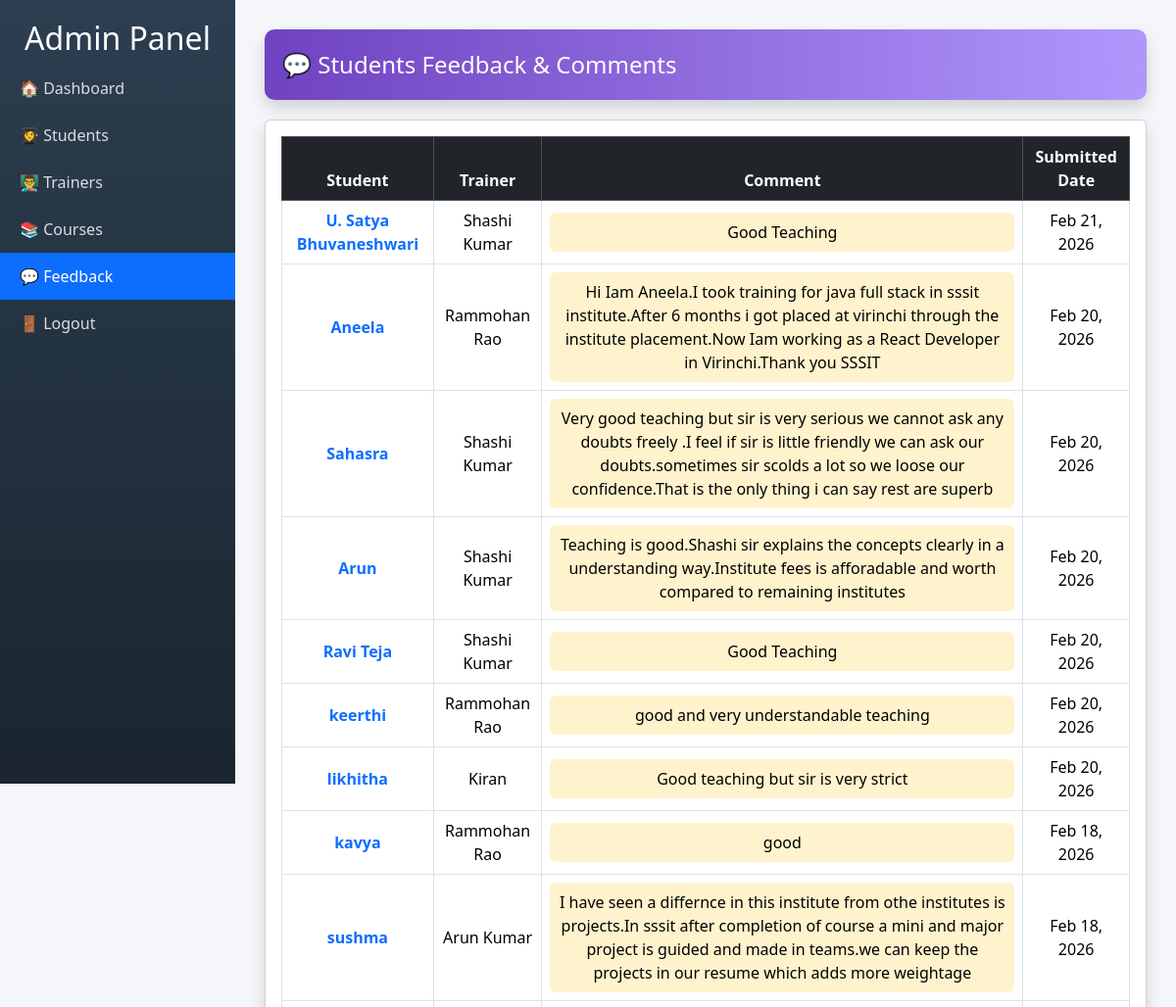
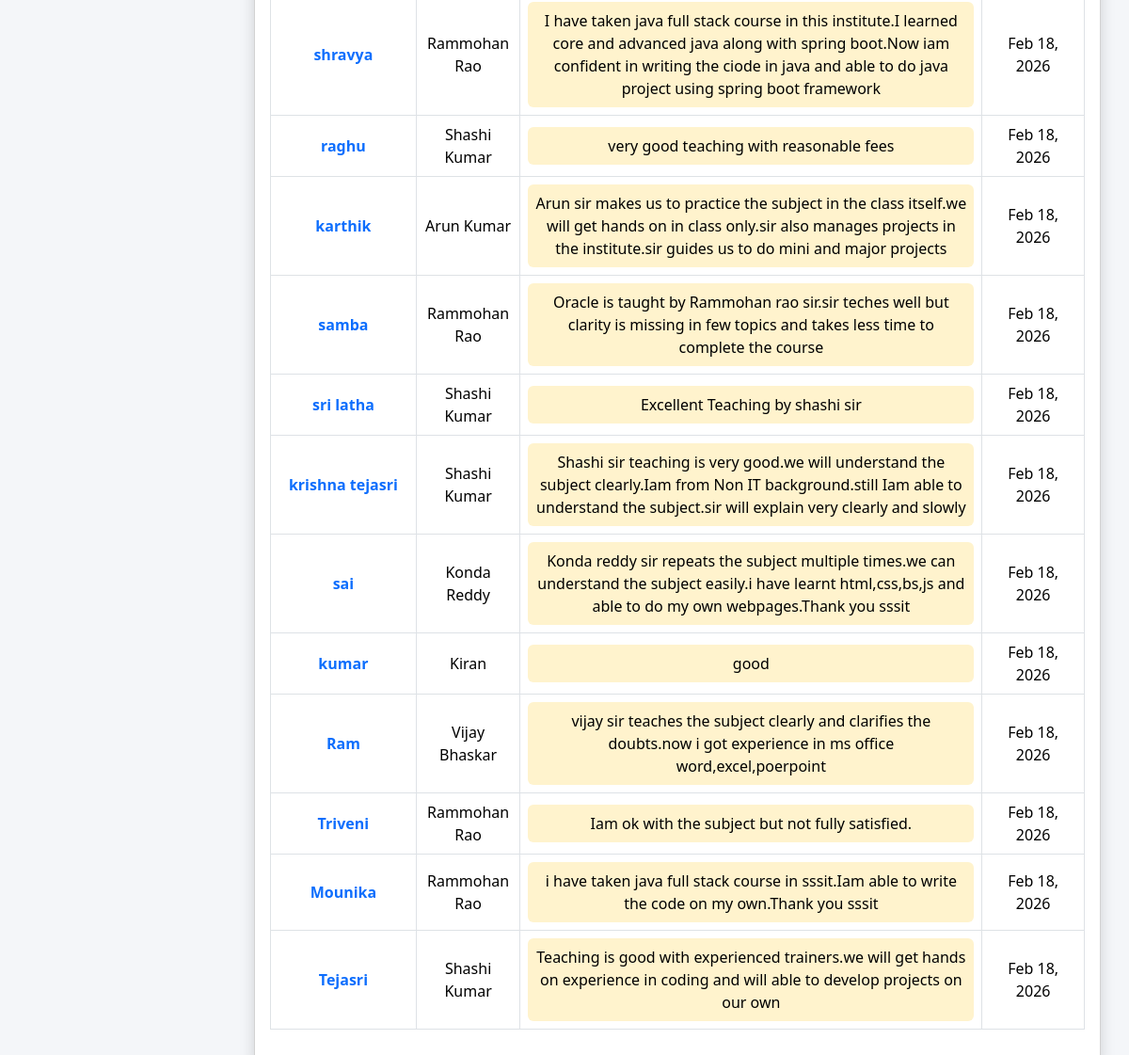
The app's page /admin-feedback/ (signed in) with its own data (2 pictures, top to bottom).
### myapp/models.py (models this page shows, shortened)
class Feedback(models.Model):
    student = models.ForeignKey(Student, on_delete=models.CASCADE, related_name="feedbacks")
    trainer = models.ForeignKey(Trainer, on_delete=models.CASCADE, related_name="feedbacks")
    comment = models.TextField(blank=True, null=True)
    submitted_at = models.DateTimeField(auto_now_add=True)
    class Meta:
        unique_together = ('student',)  # Only one feedback per student

class Student(models.Model):
    student_id = models.CharField(max_length=10, unique=True)
    name = models.CharField(max_length=100)
    email = models.EmailField(unique=True)
    password = models.CharField(max_length=100)
    course = models.ForeignKey(Course, on_delete=models.CASCADE, related_name="students")
    trainer = models.ForeignKey(Trainer, on_delete=models.CASCADE, related_name="students")

class Trainer(models.Model):
    name = models.CharField(max_length=100)
    course = models.ForeignKey(Course, on_delete=models.CASCADE, related_name="trainers")

### myapp/views.py (the view)
# urls.py: path('admin-feedback/', views.admin_feedback, name='admin_feedback'),
@login_required(login_url='admin_login')
def admin_feedback(request):
    feedbacks = Feedback.objects.select_related(
        'student', 'trainer', 'trainer__course'
    ).all().order_by('-id')
    answers = FeedbackAnswer.objects.select_related('feedback')
    return render(request, "myapp/admin_feedback.html", {
        "feedbacks": feedbacks,
        "answers": answers
    })

### templates/myapp/admin_feedback.html (shortened to what this page needs)
<!DOCTYPE html>
<html>
<head>
    <link href="https://cdn.jsdelivr.net/npm/bootstrap@5.3.2/dist/css/bootstrap.min.css" rel="stylesheet">
</head>
<body>
<div class="sidebar">
    <h2 class="text-center">Admin Panel</h2>
    <a href="{% url 'admin_dashboard' %}">🏠 Dashboard</a>
    <a href="{% url 'admin_students' %}">👩‍🎓 Students</a>
    <a href="{% url 'admin_trainers' %}">👨‍🏫 Trainers</a>
    <a href="{% url 'admin_courses' %}">📚 Courses</a>
    <a href="{% url 'admin_feedback' %}" class="active-menu">💬 Feedback</a>
    <a href="{% url 'admin_logout' %}">🚪 Logout</a>
</div>
<div class="main-content">
    <div class="header-card shadow">
        💬 Students Feedback & Comments
    </div>
    <div class="card shadow">
        <div class="card-body">
            <table class="table table-bordered table-hover text-center align-middle">
                <thead class="table-dark">
                    <tr>
                        <th>Student</th>
                        <th>Trainer</th>
                        <th>Comment</th>
                        <th>Submitted Date</th>
                    </tr>
                </thead>
                <tbody>
                    {% for fb in feedbacks %}
                    <tr>
                        <td class="fw-bold text-primary">
                            {{ fb.student.name }}
                        </td>
                        <td>{{ fb.trainer.name }}</td>
                        <td>
                            {% if fb.comment %}
                                <div class="comment-box">
                                    {{ fb.comment }}
                                </div>
                            {% else %}
                                <span class="text-muted">No Comment</span>
                            {% endif %}
                        </td>
                        <td>{{ fb.submitted_at|date:"M d, Y" }}</td>
                    </tr>
                    {% empty %}
                    <tr>
                        <td colspan="4" class="text-danger fw-bold">
                            No Feedback Submitted Yet
                        </td>
                    </tr>
                    {% endfor %}
                </tbody>
            </table>
        </div>
    </div>
</div>
</body>
</html>

### templates/myapp/admin_feedback.html (style rules this page uses)
body { background:#f4f6f9; margin:0; }
.sidebar { width:240px; height:100vh; position:fixed; background:linear-gradient(180deg,#2c3e50,#1a252f); color:white; padding-top:20px; }
.sidebar a { display:block; color:#ddd; padding:12px 20px; text-decoration:none; }
.active-menu { background:#0d6efd; color:white !important; }
.main-content { margin-left:240px; padding:30px; }
.header-card { background:linear-gradient(90deg,#6f42c1,#b197fc); color:white; padding:18px; border-radius:10px; font-size:24px; margin-bottom:20px; }
.comment-box { background:#fff3cd; padding:8px; border-radius:6px; }

### records on screen
Feedback: student.name "U. Satya Bhuvaneshwari", trainer.name "Shashi Kumar", comment "Good Teaching", submitted_at "Feb 21, 2026"
Feedback: student.name "Aneela", trainer.name "Rammohan Rao", comment "Hi Iam Aneela.I took training for java full stack in sssit institute.After 6 months i got placed at virinchi through the institute placement.Now Iam working as a React Developer in Virinchi.Thank you SSSIT", submitted_at "Feb 20, 2026"
Feedback: student.name "Sahasra", trainer.name "Shashi Kumar", comment "Very good teaching but sir is very serious we cannot ask any doubts freely .I feel if sir is little friendly we can ask our doubts.sometimes sir scolds a lot so we loose our confidence.That is the only thing i can say rest are superb", submitted_at "Feb 20, 2026"
Feedback: student.name "Arun", trainer.name "Shashi Kumar", comment "Teaching is good.Shashi sir explains the concepts clearly in a understanding way.Institute fees is afforadable and worth compared to remaining institutes", submitted_at "Feb 20, 2026"
Feedback: student.name "Ravi Teja", trainer.name "Shashi Kumar", comment "Good Teaching", submitted_at "Feb 20, 2026"
Feedback: student.name "keerthi", trainer.name "Rammohan Rao", comment "good and very understandable teaching", submitted_at "Feb 20, 2026"
Feedback: student.name "likhitha", trainer.name "Kiran", comment "Good teaching but sir is very strict", submitted_at "Feb 20, 2026"
Feedback: student.name "kavya", trainer.name "Rammohan Rao", comment "good", submitted_at "Feb 18, 2026"
Feedback: student.name "sushma", trainer.name "Arun Kumar", comment "I have seen a differnce in this institute from othe institutes is projects.In sssit after completion of course a mini and major project is guided and made in teams.we can keep the projects in our resume which adds more weightage", submitted_at "Feb 18, 2026"
Feedback: student.name "shravya", trainer.name "Rammohan Rao", comment "I have taken java full stack course in this institute.I learned core and advanced java along with spring boot.Now iam confident in writing the ciode in java and able to do java project using spring boot framework", submitted_at "Feb 18, 2026"
Feedback: student.name "raghu", trainer.name "Shashi Kumar", comment "very good teaching with reasonable fees", submitted_at "Feb 18, 2026"
Feedback: student.name "karthik", trainer.name "Arun Kumar", comment "Arun sir makes us to practice the subject in the class itself.we will get hands on in class only.sir also manages projects in the institute.sir guides us to do mini and major projects", submitted_at "Feb 18, 2026"
Feedback: student.name "samba", trainer.name "Rammohan Rao", comment "Oracle is taught by Rammohan rao sir.sir teches well but clarity is missing in few topics and takes less time to complete the course", submitted_at "Feb 18, 2026"
Feedback: student.name "sri latha", trainer.name "Shashi Kumar", comment "Excellent Teaching by shashi sir", submitted_at "Feb 18, 2026"
Feedback: student.name "krishna tejasri", trainer.name "Shashi Kumar", comment "Shashi sir teaching is very good.we will understand the subject clearly.Iam from Non IT background.still Iam able to understand the subject.sir will explain very clearly and slowly", submitted_at "Feb 18, 2026"
Feedback: student.name "sai", trainer.name "Konda Reddy", comment "Konda reddy sir repeats the subject multiple times.we can understand the subject easily.i have learnt html,css,bs,js and able to do my own webpages.Thank you sssit", submitted_at "Feb 18, 2026"
Feedback: student.name "kumar", trainer.name "Kiran", comment "good", submitted_at "Feb 18, 2026"
Feedback: student.name "Ram", trainer.name "Vijay Bhaskar", comment "vijay sir teaches the subject clearly and clarifies the doubts.now i got experience in ms office word,excel,poerpoint", submitted_at "Feb 18, 2026"
Feedback: student.name "Triveni", trainer.name "Rammohan Rao", comment "Iam ok with the subject but not fully satisfied.", submitted_at "Feb 18, 2026"
Feedback: student.name "Mounika", trainer.name "Rammohan Rao", comment "i have taken java full stack course in sssit.Iam able to write the code on my own.Thank you sssit", submitted_at "Feb 18, 2026"
Feedback: student.name "Tejasri", trainer.name "Shashi Kumar", comment "Teaching is good with experienced trainers.we will get hands on experience in coding and will able to develop projects on our own", submitted_at "Feb 18, 2026"
